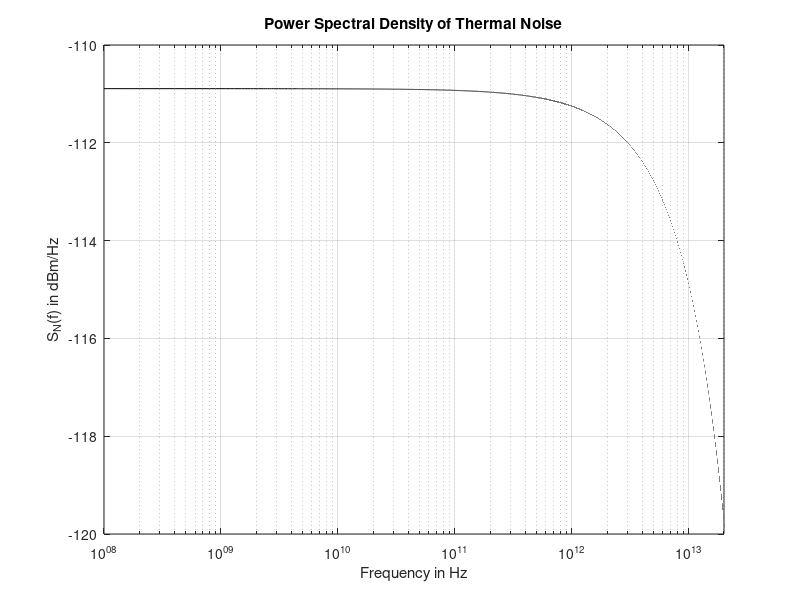

MATLAB code to generate this figure:
% PSD_thermal_noise.m
% Power spectral density of thermal noise. From "Introduction to Wireless
% Systems", 2011, Prentice Hall. Modified 2019.
% EE160. San Jose State University
%
R = 1e6;            % Resistance of noise source in ohms
T = 295;            % Room temperature in degrees Kelvin
k = 1.38e-23;       % Boltzmann's constant
h = 6.63e-34;       % Planck's constant
f = 0:1e8:3e13;     % Frequency range
S = (2*h*abs(f)*R)./(exp(h*abs(f)./(k*T))-1);
semilogx(f,10*log10(S/1e-3),'-k')
axis([1e8 2e13 -120 -110])
grid on, ylabel('S_N(f) in dBm/Hz'), xlabel('Frequency in Hz')
title('Power Spectral Density of Thermal Noise')